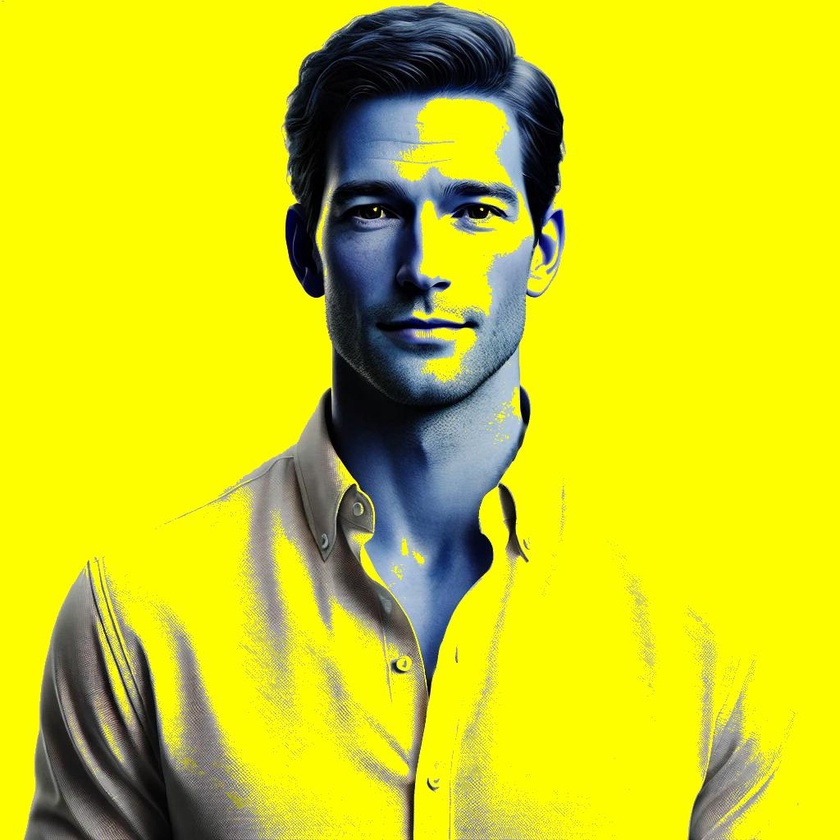
#> input picture Image Jaune.jpg, 840 x 840 px, shrunk from 1024 x 1024 before the run
$ python Filtre_couleurs.py
#> lines starting #> are read from the running program, lines starting #| are printed output that depends on the picture
### Filtre_jaune.py
# PIL (Python Imaging Library) bibliothèque de traitement d’image python
from PIL import Image
# Tkinter est une bibliothèque graphique du langage de programmation Python
import tkinter as tk
from tkinter import filedialog

# Créer une fenêtre Tkinter (mais la masquer)
root = tk.Tk()
root.withdraw()

# Demande de sélectionner un fichier image
print("Veuillez choisir votre image")

#Variable correspondant à la sélection du fichier
fichier_image = filedialog.askopenfilename(title="Sélectionner un fichier")
#> the answer given: Image Jaune.jpg

# Le fichier est défini par la variable fichier_image = input()
print("Démarrage du traitement de : ", fichier_image)

# Chargement du fichier image
img = Image.open(fichier_image)
#> img is the input picture: PIL image 840x840 RGB; mean R, G, B 210.5, 212.1, 28.1

# Dimension de l'image en largeur et en hauteur
largeur_img, hauteur_img = img.size
#> largeur_img = 840; hauteur_img = 840

# Definition niveau blanc
niveau_blanc = 180
print("niveau_blanc",niveau_blanc)

def Filtre_jaune():
    print("Vous avez choisi le filtre Jaune")
    for y in range(hauteur_img):
        for x in range(largeur_img):
            # traitements de l'image
            r, v, b = img.getpixel((x, y))
            # Si il y a des pixels blancs
            if r > niveau_blanc and v > niveau_blanc and b > niveau_blanc:
                # Je remplace le blanc par du JAUNE
                img.putpixel((x, y), (254, 254, 1))
            else:
                img.putpixel((x, y), (b, v, r))
    # Sauvegarde du fichier sous le nom de "Image Jaune"
    img.save("Image Jaune.jpg")
    print("Traitement terminé")

Filtre_jaune()

### Filtre_vert.py
# PIL (Python Imaging Library) bibliothèque de traitement d’image python
from PIL import Image
# Tkinter est une bibliothèque graphique du langage de programmation Python
import tkinter as tk
from tkinter import filedialog

# Créer une fenêtre Tkinter (mais la masquer)
root = tk.Tk()
root.withdraw()

# Demande de sélectionner un fichier image
print("Veuillez choisir votre image")

#Variable correspondant à la sélection du fichier
fichier_image = filedialog.askopenfilename(title="Sélectionner un fichier")
#> the answer given: Image Verte.jpg

# Le fichier est défini par la variable fichier_image = input()
print("Démarrage du traitement de : ", fichier_image)

# Chargement du fichier image
img = Image.open(fichier_image)
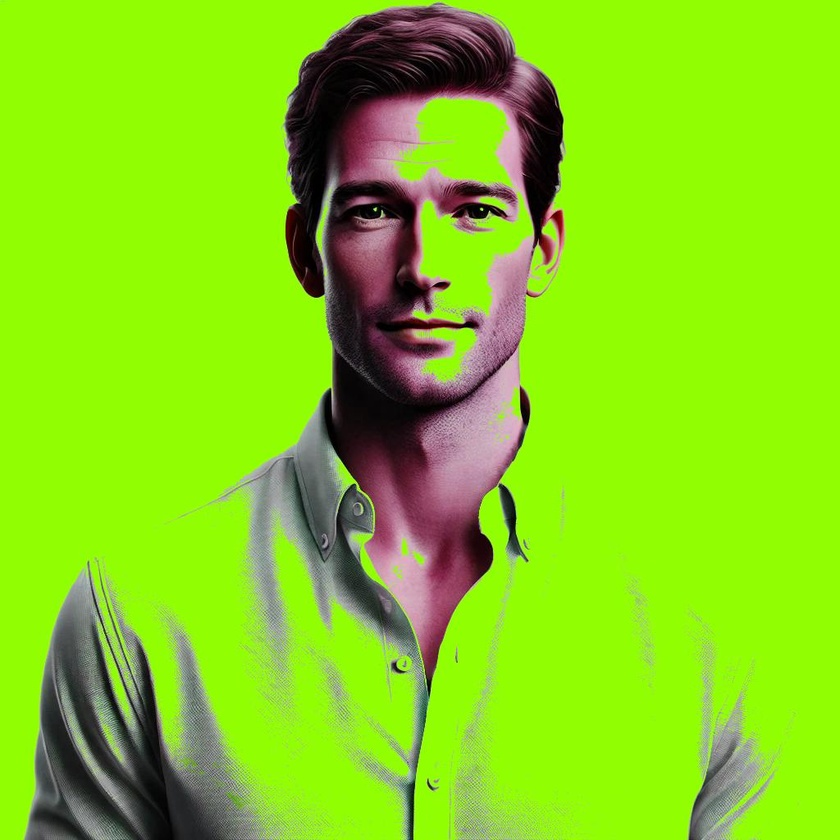
#> input picture Image Verte.jpg, 840 x 840 px, shrunk from 1024 x 1024 before the run
#> img is the input picture: PIL image 840x840 RGB; mean R, G, B 134.9, 210.6, 26.1

# Dimension de l'image en largeur et en hauteur
largeur_img, hauteur_img = img.size

# Definition niveau blanc
niveau_blanc = 180
print("niveau_blanc",niveau_blanc)

def Filtre_vert():
    print("Vous avez choisi le filtre Vert")
    for y in range(hauteur_img):
        for x in range(largeur_img):
            # traitements de l'image
            r, v, b = img.getpixel((x, y))
            # Si il y a des pixels blancs
            if r > niveau_blanc and v > niveau_blanc and b > niveau_blanc:
                # Je remplace le blanc par du VERT
                img.putpixel((x, y), (145, 254, 1))
            else:
                img.putpixel((x, y), (r, b, v))
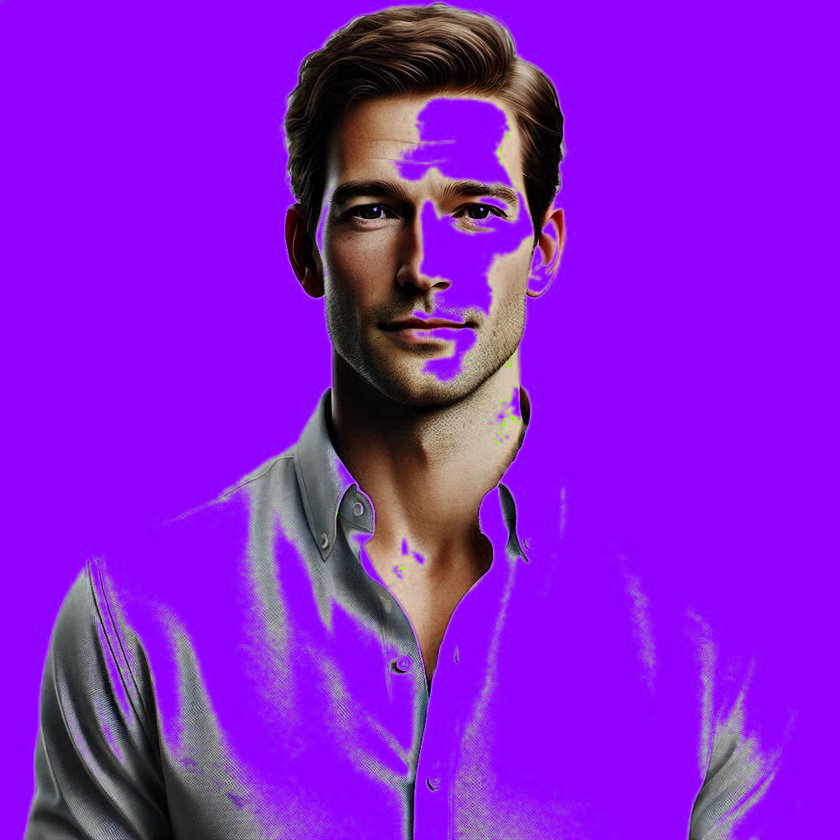
#> img: PIL image 840x840 RGB; mean R, G, B 134.8, 26.1, 210.6
    # Sauvegarde du fichier sous le nom de "Image Verte"
    img.save("Image Verte.jpg")
    print("Traitement image verte terminé")

Filtre_vert()

### Filtre_rouge.py
# PIL (Python Imaging Library) bibliothèque de traitement d’image python
from PIL import Image
# Tkinter est une bibliothèque graphique du langage de programmation Python
import tkinter as tk
from tkinter import filedialog

# Créer une fenêtre Tkinter (mais la masquer)
root = tk.Tk()
root.withdraw()

# Demande de sélectionner un fichier image
print("Veuillez choisir votre image")

#Variable correspondant à la sélection du fichier
fichier_image = filedialog.askopenfilename(title="Sélectionner un fichier")
#> the answer given: Image Rouge.jpg

# Le fichier est défini par la variable fichier_image = input()
print("Démarrage du traitement de : ", fichier_image)

# Chargement du fichier image
img = Image.open(fichier_image)
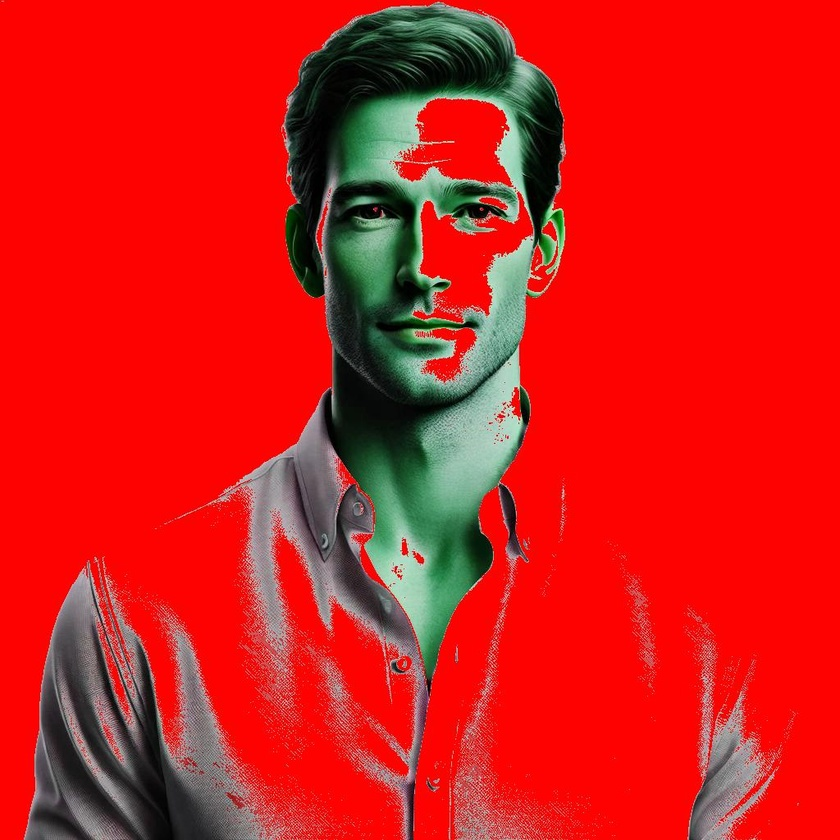
#> input picture Image Rouge.jpg, 840 x 840 px, shrunk from 1024 x 1024 before the run
#> img is the input picture: PIL image 840x840 RGB; mean R, G, B 209.5, 29.3, 25.4

# Dimension de l'image en largeur et en hauteur
largeur_img, hauteur_img = img.size

# Definition niveau blanc
niveau_blanc = 180
print("niveau_blanc",niveau_blanc)

def Filtre_rouge():
    print("Vous avez choisi le filtre Rouge")
    for y in range(hauteur_img):
        for x in range(largeur_img):
            # traitements de l'image
            r, v, b = img.getpixel((x, y))
            # Si il y a des pixels blancs
            if r > niveau_blanc and v > niveau_blanc and b > niveau_blanc:
                # Je remplace le blanc par du ROUGE
                img.putpixel((x, y), (254, 1, 1))
            else:
                img.putpixel((x, y), (b, r, v))
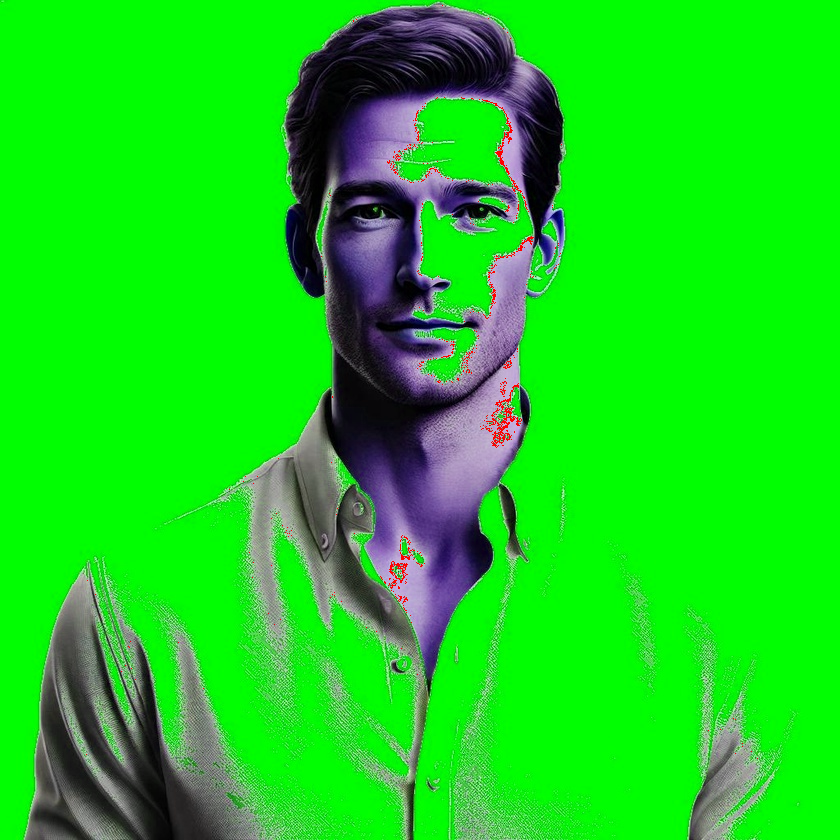
#> img: PIL image 840x840 RGB; mean R, G, B 25.6, 209, 28.8
    # Sauvegarde du fichier sous le nom de "Image Rouge"
    img.save("Image Rouge.jpg")
    print("Traitement image rouge terminé")

Filtre_rouge()

### Filtre_noir_blanc.py
# PIL (Python Imaging Library) bibliothèque de traitement d’image python
from PIL import Image
# Tkinter est une bibliothèque graphique du langage de programmation Python
import tkinter as tk
from tkinter import filedialog

# Créer une fenêtre Tkinter (mais la masquer)
root = tk.Tk()
root.withdraw()

# Demande de sélectionner un fichier image
print("Veuillez choisir votre image")

#Variable correspondant à la sélection du fichier
fichier_image = filedialog.askopenfilename(title="Sélectionner un fichier")
#> the answer given: Image Noir et Blanc.jpg

# Le fichier est défini par la variable fichier_image = input()
print("Démarrage du traitement de : ", fichier_image)

# Chargement du fichier image
img = Image.open(fichier_image)
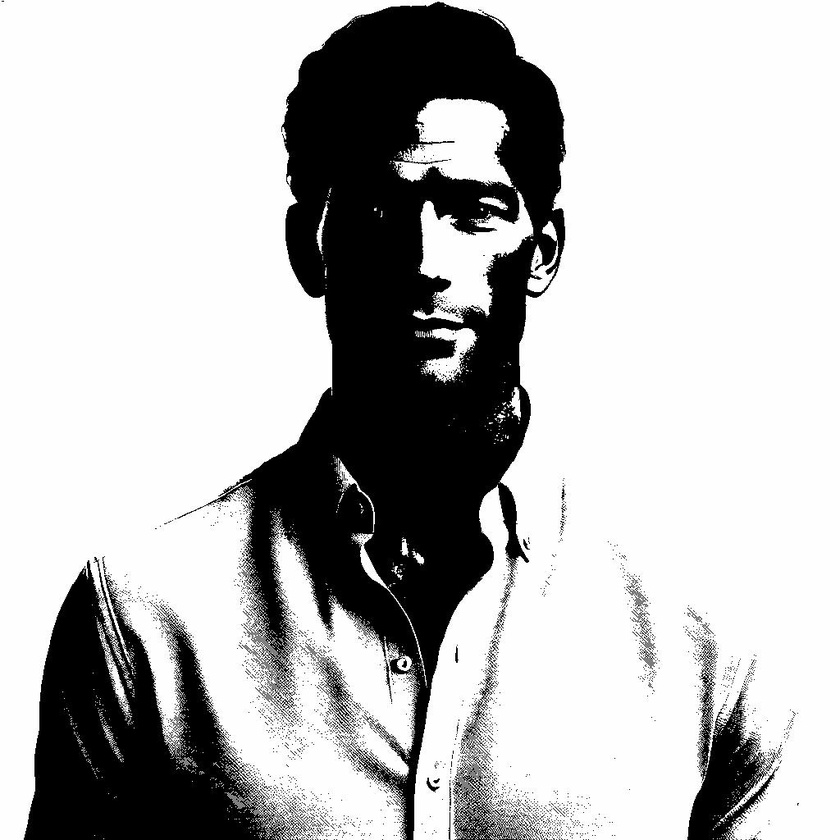
#> input picture Image Noir et Blanc.jpg, 840 x 840 px, shrunk from 1024 x 1024 before the run
#> img is the input picture: PIL image 840x840 RGB; min 0, max 255, mean 187.7

# Dimension de l'image en largeur et en hauteur
largeur_img, hauteur_img = img.size

# Definition niveau blanc
niveau_blanc = 180
print("niveau_blanc",niveau_blanc)

def Filtre_noir_blanc():
    print("Vous avez choisi le filtre Noir et Blanc")
    for y in range(hauteur_img):
        for x in range(largeur_img):
            # traitements de l'image
            r, v, b = img.getpixel((x, y))
            # Si il y a des pixels blancs
            if r > niveau_blanc and v > niveau_blanc and b > niveau_blanc:
                # Je remplace le blanc
                img.putpixel((x, y), (254, 254, 254))  # par du blanc
            else:
                img.putpixel((x, y), (0, 0, 0))
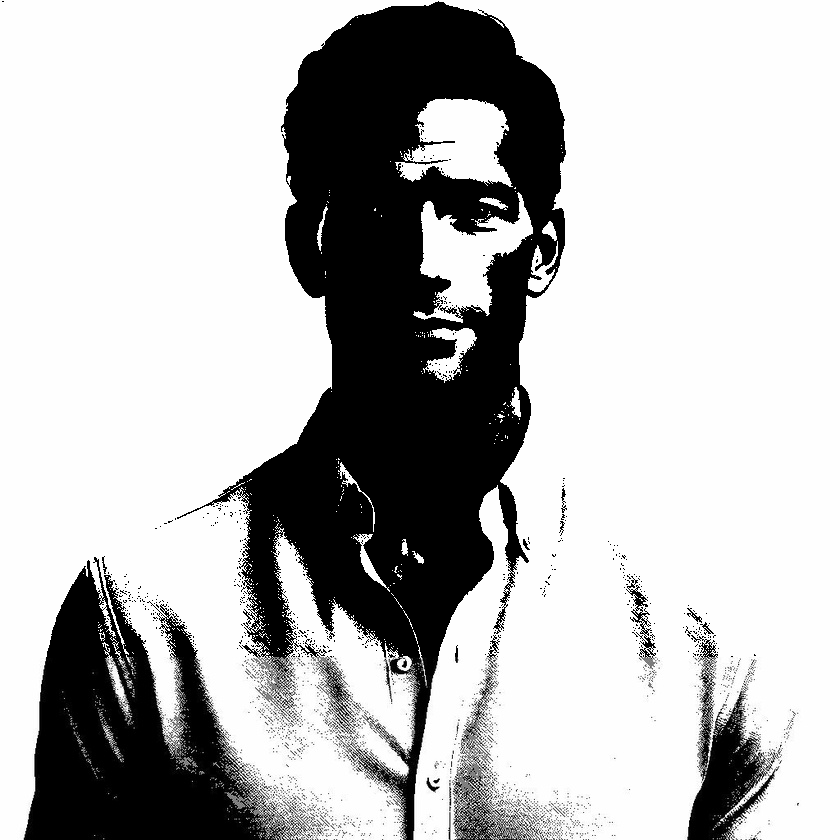
#> img: PIL image 840x840 RGB; min 0, max 255, mean 186.2
    img.save("Image Noir et Blanc.jpg")
    print("Traitement image noir et blanc terminé")

Filtre_noir_blanc()

### Filtre_couleurs.py
# PIL (Python Imaging Library) bibliothèque de traitement d’image python
from PIL import Image
# Tkinter est une bibliothèque graphique du langage de programmation Python
import tkinter as tk
from tkinter import filedialog

# Importation des fichiers de filtres
from Filtre_jaune import Filtre_jaune
from Filtre_vert import Filtre_vert
from Filtre_rouge import Filtre_rouge
#> (the run stopped early here; a loop or call above may not have finished)
